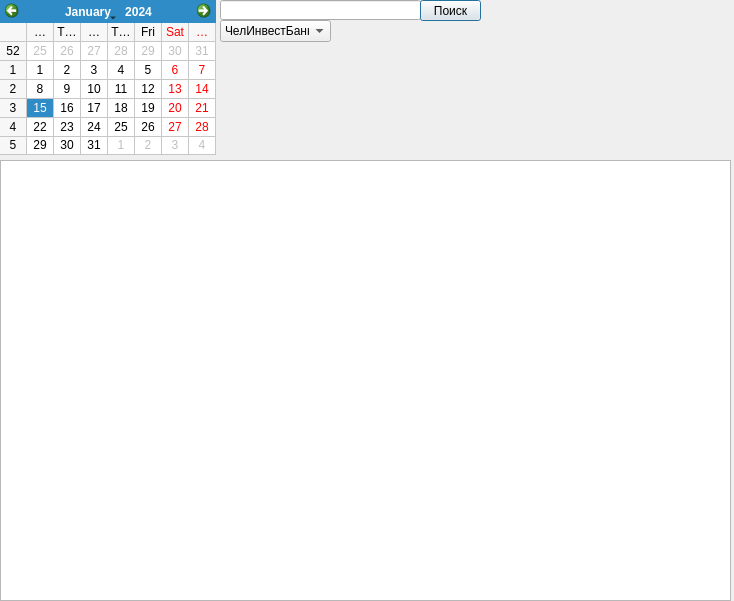
<?xml version="1.0" encoding="UTF-8"?>
<ui version="4.0">
 <class>MainWindow</class>
 <widget class="QMainWindow" name="MainWindow">
  <property name="enabled">
   <bool>true</bool>
  </property>
  <property name="geometry">
   <rect>
    <x>0</x>
    <y>0</y>
    <width>734</width>
    <height>601</height>
   </rect>
  </property>
  <property name="sizePolicy">
   <sizepolicy hsizetype="Preferred" vsizetype="Preferred">
    <horstretch>0</horstretch>
    <verstretch>0</verstretch>
   </sizepolicy>
  </property>
  <property name="minimumSize">
   <size>
    <width>734</width>
    <height>601</height>
   </size>
  </property>
  <property name="maximumSize">
   <size>
    <width>734</width>
    <height>601</height>
   </size>
  </property>
  <property name="windowTitle">
   <string>Form1</string>
  </property>
  <property name="toolButtonStyle">
   <enum>Qt::ToolButtonIconOnly</enum>
  </property>
  <property name="unifiedTitleAndToolBarOnMac">
   <bool>false</bool>
  </property>
  <widget class="QWidget" name="centralwidget">
   <widget class="QCalendarWidget" name="calendarWidget">
    <property name="geometry">
     <rect>
      <x>0</x>
      <y>0</y>
      <width>216</width>
      <height>155</height>
     </rect>
    </property>
    <property name="firstDayOfWeek">
     <enum>Qt::Monday</enum>
    </property>
    <property name="gridVisible">
     <bool>true</bool>
    </property>
   </widget>
   <widget class="QLineEdit" name="lineEdit">
    <property name="geometry">
     <rect>
      <x>220</x>
      <y>0</y>
      <width>201</width>
      <height>20</height>
     </rect>
    </property>
    <property name="text">
     <string></string>
    </property>
   </widget>
   <widget class="QPushButton" name="pushButton">
    <property name="geometry">
     <rect>
      <x>420</x>
      <y>0</y>
      <width>61</width>
      <height>21</height>
     </rect>
    </property>
    <property name="text">
     <string>Поиск</string>
    </property>
    <property name="autoDefault">
     <bool>false</bool>
    </property>
    <property name="default">
     <bool>true</bool>
    </property>
    <property name="flat">
     <bool>false</bool>
    </property>
   </widget>
   <widget class="QComboBox" name="comboBox">
    <property name="geometry">
     <rect>
      <x>220</x>
      <y>20</y>
      <width>111</width>
      <height>22</height>
     </rect>
    </property>
    <item>
     <property name="text">
      <string>ЧелИнвестБанк</string>
     </property>
    </item>
    <item>
     <property name="text">
      <string>Альтернатива</string>
     </property>
    </item>
    <item>
     <property name="text">
      <string>Мастер-дом</string>
     </property>
    </item>
    <item>
     <property name="text">
      <string>ДЕЗ</string>
     </property>
    </item>
   </widget>
   <widget class="QPlainTextEdit" name="plainTextEdit">
    <property name="geometry">
     <rect>
      <x>0</x>
      <y>160</y>
      <width>731</width>
      <height>441</height>
     </rect>
    </property>
   </widget>
  </widget>
 </widget>
 <resources/>
 <connections>
  <connection>
   <sender>pushButton</sender>
   <signal>clicked()</signal>
   <receiver>MainWindow</receiver>
   <slot>searchslot()</slot>
   <hints>
    <hint type="sourcelabel">
     <x>458</x>
     <y>14</y>
    </hint>
    <hint type="destinationlabel">
     <x>471</x>
     <y>60</y>
    </hint>
   </hints>
  </connection>
 </connections>
 <slots>
  <slot>searchslot()</slot>
 </slots>
</ui>
